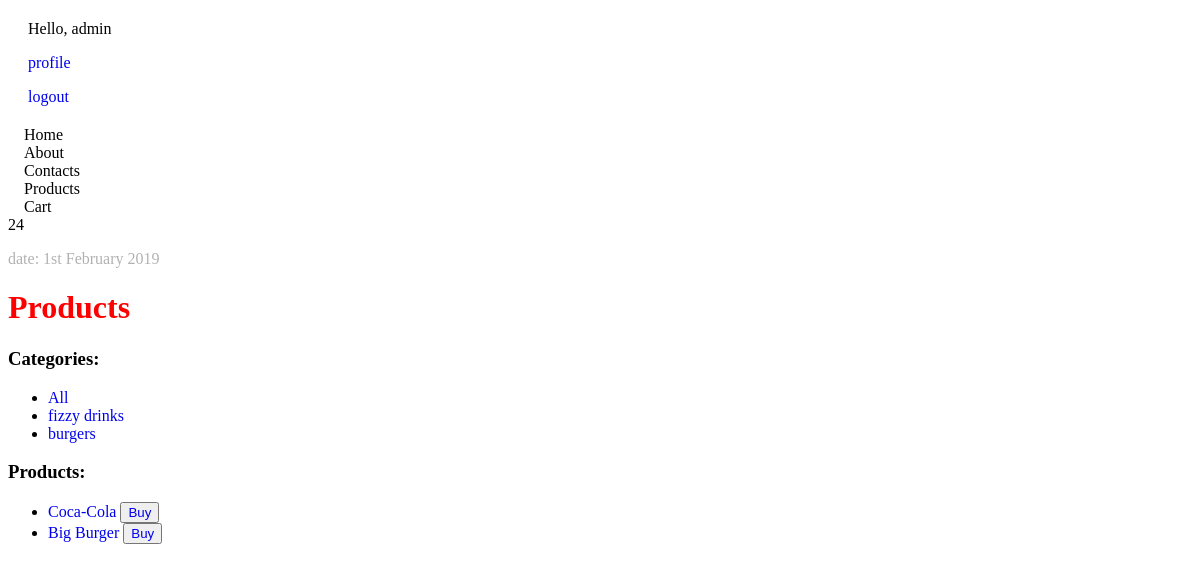
/products/all (signed in), run on the app's committed database.
### products/models.py (models this page shows)
class Category(models.Model):
    category_name = models.CharField(max_length=50, null=True)
    def __str__(self):
        return self.category_name

class Product(models.Model):
    title = models.CharField(max_length=255)
    price = models.DecimalField(max_digits=10000, decimal_places=2)
    image = models.ImageField(
        upload_to='products_img/',
        blank=True,
        null=True
    )
    description = models.TextField(blank=True, null=True)
    category = models.ForeignKey(Category, on_delete=models.CASCADE)
    def get_absolute_url(self):
        return reverse("products:product-details", kwargs={"id": self.id})

### products/views.py (the view)
# urls.py: path('<str:category_name>', products_list_view, name='products-list'),
def products_list_view(request, category_name):
    categories = Category.objects.all()
    user_cart = ShoppingCart.objects.filter(user=request.user.id)
    if category_name == 'all':
        products = Product.objects.all()
    else:
        category = Category.objects.filter(category_name=category_name)[0]
        products = Product.objects.filter(category=category)
    context = {
        "products": products,
        "categories": categories,
        "user_cart": user_cart,
        "all_products": "all"
    }
    return render(request, "products/products_list.html", context)

### shopping_cart/context_processors.py (called while the page is built)
def cart_processor(request):
    user_cart = ShoppingCart.objects.filter(user=request.user)
    total_quantity = 0
    for order in user_cart:
        total_quantity += order.quantity
    return {'total_quantity': total_quantity}

### products/templates/products/products_list.html
{% extends 'base.html' %}
{% block content %}
    <h1>Products</h1>
    <h3>Categories:</h3>
        <ul>
            <li><a href="{% url 'products:products-list' all_products %}">All</a></li>
            {% for category in categories %}
            <li>
                <a href="{% url 'products:products-list' category %}">{{ category }}</a>
            </li>
            {% endfor %}
        </ul>
    <h3>Products:</h3>
    <ul>
        {% for product in products %}
            <li>
                <a href="{{ product.get_absolute_url }}">
                    {{ product.title }}
                </a>
                <button>
                    <a href="{% url 'shopping_cart:add_to_cart' product.id %}">
                        Buy
                    </a>
                </button>
            </li>
        {% endfor %}
    </ul>
{% endblock %}

### templates/base.html (shortened to what this page needs)
<!DOCTYPE html>
{% load static %}
<html lang="en">
<head>
    <link rel="stylesheet" href="{% static 'css/style.css' %}">
</head>
<body>
    <div class="login">
        {% if user.is_authenticated %}
            <p>Hello, {{ user.username }}</p>
            <p>
                <a href="{% url 'accounts:profile'%}">profile</a>
            </p>
            <p>
                <a href="{% url 'logout'%}">logout</a>
            </p>
        {% else %}
            <a href="{% url 'login' %}">login</a>
        {% endif %}
    </div>
    <div class="navbar">
        {% include "navbar.html" %}
    </div>
    <div class="date">
        <p>date: {% now "jS F Y" %}</p>
    </div>
    <div class="container">
        {% block content %}{% endblock %}
    </div>
</body>
</html>

### static/css/style.css (style rules this page uses)
h1 { color: red; }
a { text-decoration: none }
.login { margin: 20px; }
.date p { opacity: 0.3; }

### data on the page
Category: category_name "fizzy drinks"
Category: category_name "burgers"
Product: title "Coca-Cola"
Product: title "Big Burger"

### other printed values
{{ user.username }} "admin"
{{ total_quantity }} "24"
